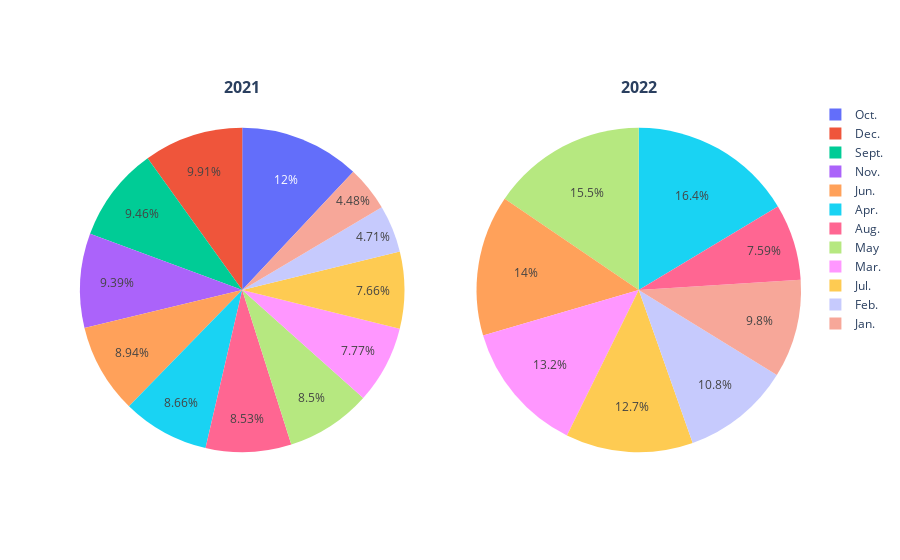

The cell this chart's notebook holds for it:
### Markdown cell above
Comparing sales by months between 2021 and 2022, we can notice that sales were higher in 2022 over the whole period except August.

### Code cell
labels = ['Jan.', 'Feb.', 'Mar.', 'Apr.', 'May', 'Jun.', 'Jul.', 'Aug.', 'Sept.', 'Oct.', 'Nov.', 'Dec.']
fig = make_subplots(rows=1, cols=2, specs=[[{"type": "pie"}, {"type": "pie"}]],subplot_titles=("<b>2021<b>","<b>2022<b>"))
fig.add_trace(go.Pie(labels=labels, values=revenue_by_month_2021['service_amount'], name=''), row=1, col=1)
fig.add_trace(go.Pie(labels=labels, values=revenue_by_month_2022['service_amount'], name=''), row=1, col=2)
fig.show()

### Figure 1 — Plotly figure (JSON) as saved in the notebook; plotly's stock layout.template omitted (floating-point values rounded to 4 significant figures)
{"data": [{"domain": {"x": [0, 0.45], "y": [0, 1]}, "labels": ["Jan.", "Feb.", "Mar.", "Apr.", "May", "Jun.", "Jul.", "Aug.", "Sept.", "Oct.", "Nov.", "Dec."], "name": "", "type": "pie", "values": [2265931, 2379125, 3927248, 4380487, 4298978, 4522585, 3872209, 4310989, 4782859, 6063580, 4747330, 5010350]}, {"domain": {"x": [0.55, 1], "y": [0, 1]}, "labels": ["Jan.", "Feb.", "Mar.", "Apr.", "May", "Jun.", "Jul.", "Aug.", "Sept.", "Oct.", "Nov.", "Dec."], "name": "", "type": "pie", "values": [4800320, 5298235, 6451060, 8035080, 7588110, 6879580, 6216498, 3717779]}], "layout": {"annotations": [{"font": {"size": 16}, "showarrow": false, "text": "<b>2021<b>", "x": 0.225, "xanchor": "center", "xref": "paper", "y": 1, "yanchor": "bottom", "yref": "paper"}, {"font": {"size": 16}, "showarrow": false, "text": "<b>2022<b>", "x": 0.775, "xanchor": "center", "xref": "paper", "y": 1, "yanchor": "bottom", "yref": "paper"}]}}
